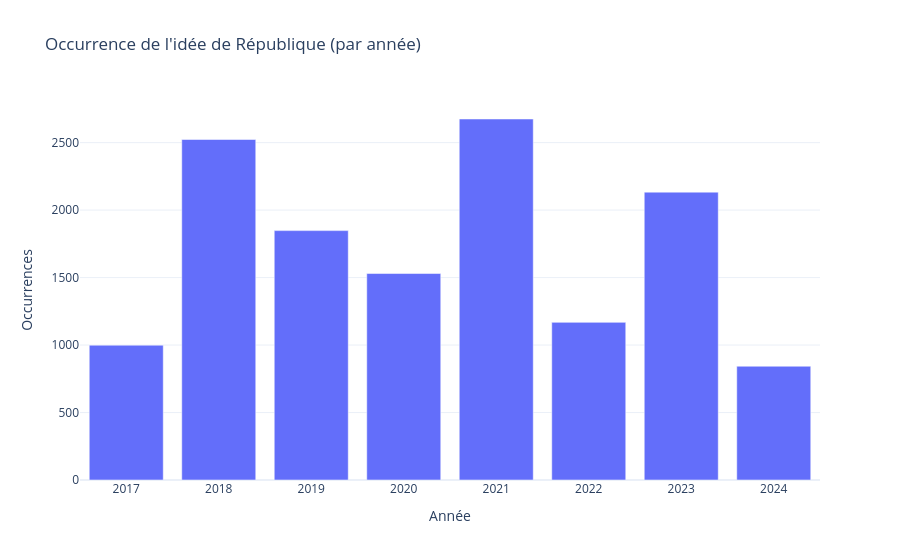

The code cell stored with this chart in its notebook:
### Markdown cell above
#### Par an

### Code cell
# Regrouper les occurrences par année
df_yearly = df.resample("Y", on="dateSeance_day").size().reset_index()
df_yearly["dateSeance_day"] = df_yearly["dateSeance_day"].dt.year  # garder juste l'année

# Tracer le graphique
fig_time = px.bar(
    df_yearly,
    x="dateSeance_day",
    y=0,
    title="Occurrence de l'idée de République (par année)",
    labels={"dateSeance_day": "Année", "0": "Occurrences"},
    template="plotly_white",
)

fig_time.update_layout(showlegend=False)  # masquer la légende

fig_time.show()

### Figure 1 — Plotly figure (JSON) as saved in the notebook; plotly's stock layout.template omitted (floating-point values rounded to 4 significant figures)
{"data": [{"alignmentgroup": "True", "hovertemplate": "Année=%{x}<br>Occurrences=%{y}<extra></extra>", "legendgroup": "", "marker": {"color": "#636efa", "pattern": {"shape": ""}}, "name": "", "offsetgroup": "", "orientation": "v", "showlegend": false, "textposition": "auto", "type": "bar", "x": [2017, 2018, 2019, 2020, 2021, 2022, 2023, 2024], "xaxis": "x", "y": [999, 2523, 1848, 1530, 2675, 1168, 2133, 843], "yaxis": "y"}], "layout": {"barmode": "relative", "legend": {"tracegroupgap": 0}, "showlegend": false, "title": {"text": "Occurrence de l'idée de République (par année)"}, "xaxis": {"anchor": "y", "domain": [0, 1], "title": {"text": "Année"}}, "yaxis": {"anchor": "x", "domain": [0, 1], "title": {"text": "Occurrences"}}}}
